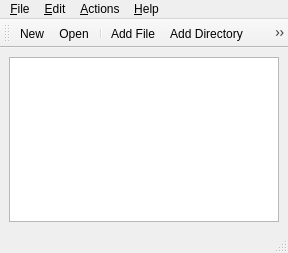
<?xml version="1.0" encoding="UTF-8"?>
<ui version="4.0">
 <class>MainWindow</class>
 <widget class="QMainWindow" name="MainWindow">
  <property name="geometry">
   <rect>
    <x>0</x>
    <y>0</y>
    <width>288</width>
    <height>253</height>
   </rect>
  </property>
  <property name="windowTitle">
   <string notr="true">QtFtp</string>
  </property>
  <widget class="QWidget" name="centralwidget">
   <layout class="QVBoxLayout" name="verticalLayout">
    <item>
     <widget class="QTreeView" name="treeView">
      <property name="acceptDrops">
       <bool>true</bool>
      </property>
      <property name="dragEnabled">
       <bool>true</bool>
      </property>
      <property name="alternatingRowColors">
       <bool>true</bool>
      </property>
      <property name="selectionMode">
       <enum>QAbstractItemView::ExtendedSelection</enum>
      </property>
     </widget>
    </item>
   </layout>
  </widget>
  <widget class="QMenuBar" name="menubar">
   <property name="geometry">
    <rect>
     <x>0</x>
     <y>0</y>
     <width>288</width>
     <height>22</height>
    </rect>
   </property>
   <widget class="QMenu" name="menu_File">
    <property name="title">
     <string>&amp;File</string>
    </property>
    <addaction name="actionNew"/>
    <addaction name="actionOpen"/>
    <addaction name="actionSaveAs"/>
    <addaction name="separator"/>
    <addaction name="actionProperties"/>
    <addaction name="separator"/>
    <addaction name="actionExit"/>
   </widget>
   <widget class="QMenu" name="menu_Edit">
    <property name="title">
     <string>&amp;Edit</string>
    </property>
    <addaction name="actionCut"/>
    <addaction name="actionCopy"/>
    <addaction name="actionPaste"/>
    <addaction name="separator"/>
    <addaction name="actionSelectAll"/>
    <addaction name="actionDeselect"/>
   </widget>
   <widget class="QMenu" name="menu_Help">
    <property name="title">
     <string>&amp;Help</string>
    </property>
    <addaction name="actionAbout"/>
    <addaction name="actionAboutQt"/>
   </widget>
   <widget class="QMenu" name="menu_Actions">
    <property name="title">
     <string>&amp;Actions</string>
    </property>
    <addaction name="actionAddFile"/>
    <addaction name="actionAddDirectory"/>
    <addaction name="actionDelete"/>
   </widget>
   <addaction name="menu_File"/>
   <addaction name="menu_Edit"/>
   <addaction name="menu_Actions"/>
   <addaction name="menu_Help"/>
  </widget>
  <widget class="QStatusBar" name="statusbar"/>
  <widget class="QToolBar" name="toolBar">
   <property name="windowTitle">
    <string>ToolBar</string>
   </property>
   <attribute name="toolBarArea">
    <enum>TopToolBarArea</enum>
   </attribute>
   <attribute name="toolBarBreak">
    <bool>false</bool>
   </attribute>
   <addaction name="actionNew"/>
   <addaction name="actionOpen"/>
   <addaction name="separator"/>
   <addaction name="actionAddFile"/>
   <addaction name="actionAddDirectory"/>
   <addaction name="actionDelete"/>
  </widget>
  <action name="actionNew">
   <property name="icon">
    <iconset resource="../qtftp.qrc">
     <normaloff>:/icons/icons/24x24/document-new.png</normaloff>:/icons/icons/24x24/document-new.png</iconset>
   </property>
   <property name="text">
    <string>&amp;New</string>
   </property>
   <property name="shortcut">
    <string notr="true">Ctrl+N</string>
   </property>
   <property name="iconVisibleInMenu">
    <bool>true</bool>
   </property>
  </action>
  <action name="actionOpen">
   <property name="icon">
    <iconset resource="../qtftp.qrc">
     <normaloff>:/icons/icons/24x24/document-open.png</normaloff>:/icons/icons/24x24/document-open.png</iconset>
   </property>
   <property name="text">
    <string>&amp;Open...</string>
   </property>
   <property name="shortcut">
    <string notr="true">Ctrl+O</string>
   </property>
   <property name="iconVisibleInMenu">
    <bool>true</bool>
   </property>
  </action>
  <action name="actionSaveAs">
   <property name="icon">
    <iconset resource="../qtftp.qrc">
     <normaloff>:/icons/icons/24x24/document-save-as.png</normaloff>:/icons/icons/24x24/document-save-as.png</iconset>
   </property>
   <property name="text">
    <string>Save &amp;As...</string>
   </property>
   <property name="shortcut">
    <string notr="true">Ctrl+S</string>
   </property>
   <property name="iconVisibleInMenu">
    <bool>true</bool>
   </property>
  </action>
  <action name="actionProperties">
   <property name="icon">
    <iconset resource="../qtftp.qrc">
     <normaloff>:/icons/icons/24x24/document-properties.png</normaloff>:/icons/icons/24x24/document-properties.png</iconset>
   </property>
   <property name="text">
    <string>&amp;Properties</string>
   </property>
   <property name="shortcut">
    <string notr="true">Ctrl+P</string>
   </property>
   <property name="iconVisibleInMenu">
    <bool>true</bool>
   </property>
  </action>
  <action name="actionExit">
   <property name="text">
    <string>E&amp;xit</string>
   </property>
   <property name="shortcut">
    <string notr="true">Ctrl+Q</string>
   </property>
   <property name="iconVisibleInMenu">
    <bool>true</bool>
   </property>
  </action>
  <action name="actionAddFile">
   <property name="icon">
    <iconset resource="../qtftp.qrc">
     <normaloff>:/icons/icons/24x24/add-files-to-archive.png</normaloff>:/icons/icons/24x24/add-files-to-archive.png</iconset>
   </property>
   <property name="text">
    <string>Add &amp;File</string>
   </property>
   <property name="shortcut">
    <string notr="true">Ctrl+F</string>
   </property>
   <property name="iconVisibleInMenu">
    <bool>true</bool>
   </property>
  </action>
  <action name="actionAddDirectory">
   <property name="icon">
    <iconset resource="../qtftp.qrc">
     <normaloff>:/icons/icons/24x24/add-folder-to-archive.png</normaloff>:/icons/icons/24x24/add-folder-to-archive.png</iconset>
   </property>
   <property name="text">
    <string>Add &amp;Directory</string>
   </property>
   <property name="shortcut">
    <string notr="true">Ctrl+D</string>
   </property>
   <property name="iconVisibleInMenu">
    <bool>true</bool>
   </property>
  </action>
  <action name="actionCut">
   <property name="icon">
    <iconset resource="../qtftp.qrc">
     <normaloff>:/icons/icons/24x24/edit-cut.png</normaloff>:/icons/icons/24x24/edit-cut.png</iconset>
   </property>
   <property name="text">
    <string>Cut</string>
   </property>
   <property name="shortcut">
    <string notr="true">Ctrl+X</string>
   </property>
   <property name="iconVisibleInMenu">
    <bool>true</bool>
   </property>
  </action>
  <action name="actionCopy">
   <property name="icon">
    <iconset resource="../qtftp.qrc">
     <normaloff>:/icons/icons/24x24/edit-copy.png</normaloff>:/icons/icons/24x24/edit-copy.png</iconset>
   </property>
   <property name="text">
    <string>&amp;Copy</string>
   </property>
   <property name="shortcut">
    <string notr="true">Ctrl+C</string>
   </property>
   <property name="iconVisibleInMenu">
    <bool>true</bool>
   </property>
  </action>
  <action name="actionPaste">
   <property name="icon">
    <iconset resource="../qtftp.qrc">
     <normaloff>:/icons/icons/24x24/edit-paste.png</normaloff>:/icons/icons/24x24/edit-paste.png</iconset>
   </property>
   <property name="text">
    <string>Paste</string>
   </property>
   <property name="shortcut">
    <string notr="true">Ctrl+V</string>
   </property>
   <property name="iconVisibleInMenu">
    <bool>true</bool>
   </property>
  </action>
  <action name="actionDelete">
   <property name="icon">
    <iconset resource="../qtftp.qrc">
     <normaloff>:/icons/icons/24x24/edit-delete.png</normaloff>:/icons/icons/24x24/edit-delete.png</iconset>
   </property>
   <property name="text">
    <string>Delete</string>
   </property>
   <property name="shortcut">
    <string notr="true">Del</string>
   </property>
   <property name="iconVisibleInMenu">
    <bool>true</bool>
   </property>
  </action>
  <action name="actionAbout">
   <property name="icon">
    <iconset resource="../qtftp.qrc">
     <normaloff>:/icons/icons/24x24/help-about.png</normaloff>:/icons/icons/24x24/help-about.png</iconset>
   </property>
   <property name="text">
    <string>About</string>
   </property>
   <property name="shortcut">
    <string notr="true"/>
   </property>
   <property name="iconVisibleInMenu">
    <bool>true</bool>
   </property>
  </action>
  <action name="actionAboutQt">
   <property name="text">
    <string>AboutQt</string>
   </property>
   <property name="shortcut">
    <string notr="true"/>
   </property>
  </action>
  <action name="actionSelectAll">
   <property name="text">
    <string>Select All</string>
   </property>
   <property name="shortcut">
    <string notr="true">Ctrl+A</string>
   </property>
   <property name="iconVisibleInMenu">
    <bool>true</bool>
   </property>
  </action>
  <action name="actionDeselect">
   <property name="text">
    <string>Deselect</string>
   </property>
   <property name="shortcut">
    <string notr="true">Ctrl+Shift+A</string>
   </property>
   <property name="iconVisibleInMenu">
    <bool>true</bool>
   </property>
  </action>
 </widget>
 <resources>
  <include location="../qtftp.qrc"/>
 </resources>
 <connections/>
</ui>
